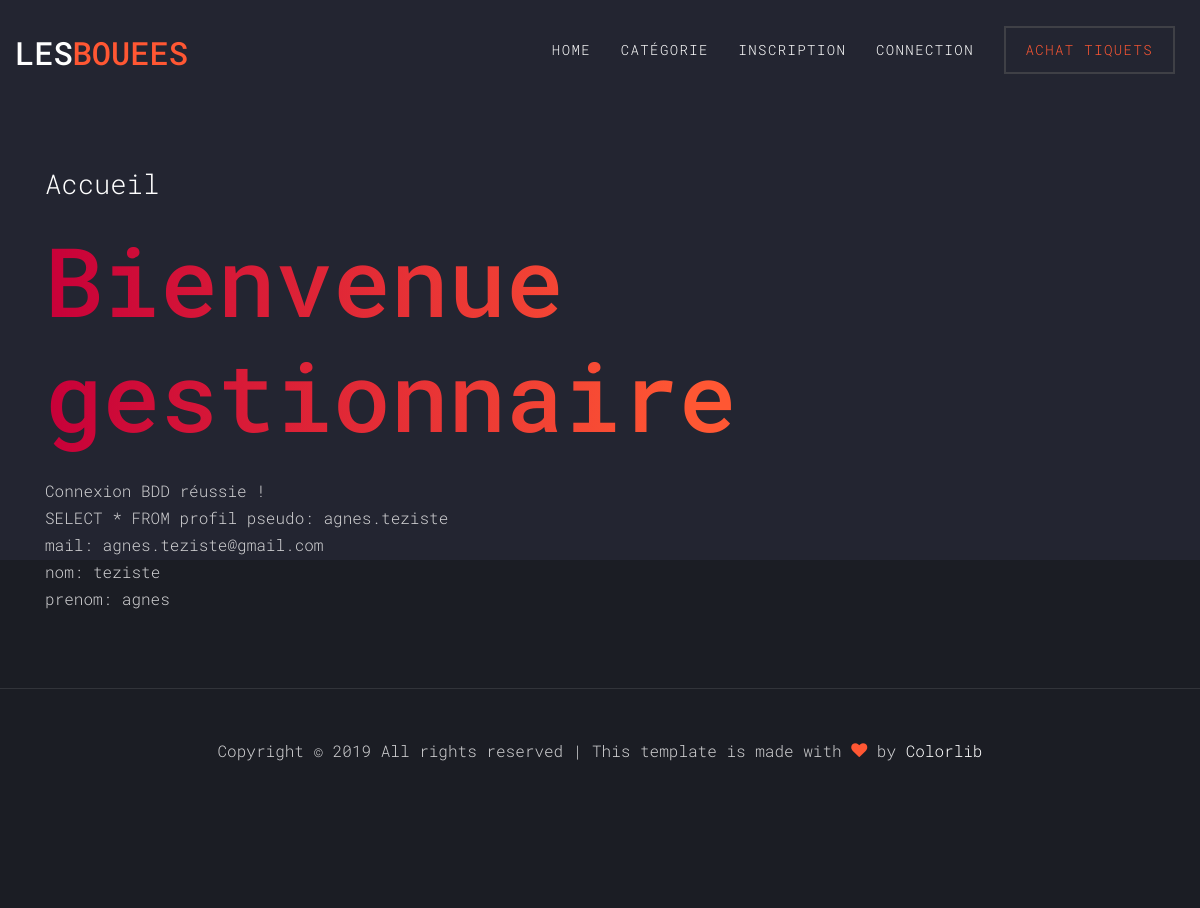
Page /module/v1/v1.2/v1.2/php/gestionaire_accueil.php (signed in) on the committed database.
### tables this page shows
CREATE TABLE `profil` (
  `CMPT_PSEUDO` varchar(60) NOT NULL,
  `PROF_NOM` varchar(60) DEFAULT NULL,
  `PROF_PRENOM` varchar(60) DEFAULT NULL,
  `PROF_MAIL` varchar(60) DEFAULT NULL,
  `PROF_VALIDITE` char(1) DEFAULT NULL,
  `PROF_STATUT` char(1) DEFAULT NULL,
  `PROF_DATE_CREATION` date DEFAULT NULL
);

### module/v1/v1.2/v1.2/php/gestionaire_accueil.php (the view, shortened to what this page needs)
<!DOCTYPE html>
<html lang="en">
  <head>
    <link rel="stylesheet" href="../fonts/icomoon/style.css">
    <link rel="stylesheet" href="../css/bootstrap.min.css">
    <link rel="stylesheet" href="../css/magnific-popup.css">
    <link rel="stylesheet" href="../css/jquery-ui.css">
    <link rel="stylesheet" href="../css/owl.carousel.min.css">
    <link rel="stylesheet" href="../css/owl.theme.default.min.css">
    <link rel="stylesheet" href="../css/bootstrap-datepicker.css">
    <link rel="stylesheet" href="../fonts/flaticon/font/flaticon.css">
    <link rel="stylesheet" href="../css/aos.css">
    <link rel="stylesheet" href="../css/style.css">
  </head>
  <body>
  <div class="site-wrap">
    <header class="site-navbar py-3" role="banner">
      <div class="container-fluid">
        <div class="row align-items-center">
          <div class="col-11 col-xl-2">
            <h1 class="mb-0"><a href="../index.php" class="text-white h2 mb-0">LES<span class="text-primary">BOUEES</span> </a></h1>
          </div>
          <div class="col-12 col-md-10 d-none d-xl-block">
            <nav class="site-navigation position-relative text-right" role="navigation">
              <ul class="site-menu js-clone-nav mx-auto d-none d-lg-block">
                  <li><a href="../index.php">Home</a></li>
                  <li><a href="affichageCategorie.php?indice=0">Catégorie</a></li>
                  <li><a href="inscription.php">Inscription</a></li>
                  <li><a href="session.php">Connection</a></li>
                  <li class="cta"><a href="../buy-tickets.html">achat tiquets</a></li>
                </ul>
            </nav>
          </div>
          </div>
        </div>
      </div>
    <div class="site-section site-hero inner">
      <div class="container">
        <div class="row align-items-center">
          <div class="col-md-10">
            <span class="d-block mb-3 caption" data-aos="fade-up">Accueil</span>
            <h1 class="d-block mb-4" data-aos="fade-up" data-aos-delay="100">Bienvenue gestionnaire</h1>
            <?php
                    $mysqli = new mysqli('localhost','zle_beuch','w3hsyumy','zfl2-zle_beuch');
                    echo ("Connexion BDD réussie !</br>");
                  $sql = "SELECT * FROM profil ";
                  echo($sql);
                  $resultat = $mysqli->query($sql);
                  $query = $resultat->fetch_assoc();
                  echo "pseudo: ".$query['CMPT_PSEUDO']."<br>".
                        "mail: ".$query['PROF_MAIL']."<br>".
                        "nom: ".$query['PROF_NOM']."<br>".
                        "prenom: ".$query['PROF_PRENOM']."<br>";
  ?>
          </div>
        </div>
      </div>
    </div>
    <footer class="site-footer">
        <div class="row">
            <div class="col-md-12 text-center">
              <div class="border-top pt-5">
              <p>
              Copyright &copy; <script>document.write(new Date().getFullYear());</script> All rights reserved | This template is made with <i class="icon-heart text-primary" aria-hidden="true"></i> by <a href="https://colorlib.com" target="_blank" >Colorlib</a>
              </p>
            </div>
          </div>
        </div>
    </footer>
  </body>
</html>

### template/css/style.css (style rules this page uses)
body { line-height: 1.7; color: #cfcfd1; font-weight: 300; font-size: 1rem; background: #232531; font-family: "Roboto Mono", -apple-system, BlinkMacSystemFont, "Segoe UI", Roboto, "Helvetica Neue", Arial, sans-serif, "Apple Color Emoji", "Segoe UI Emoji", "Segoe UI Symbol", "Noto Color Emoji"; }
a { -webkit-transition: .3s all ease; -o-transition: .3s all ease; transition: .3s all ease; }
h1, h2, h3, h4, h5, .h1, .h2, .h3, .h4, .h5 { font-family: "Roboto Mono", -apple-system, BlinkMacSystemFont, "Segoe UI", Roboto, "Helvetica Neue", Arial, sans-serif, "Apple Color Emoji", "Segoe UI Emoji", "Segoe UI Symbol", "Noto Color Emoji"; }
.site-wrap:before { -webkit-transition: .3s all ease-in-out; -o-transition: .3s all ease-in-out; transition: .3s all ease-in-out; background: rgba(0, 0, 0, 0.6); content: ""; position: absolute; z-index: 2000; top: 0; left: 0; right: 0; bottom: 0; opacity: 0; visibility: hidden; }
.site-section { padding: 2.5em 0; }
@media (min-width: 768px) { .site-section { padding: 10em 0; } }
.border-top { border-top: 1px solid #edf0f5 !important; }
.site-footer { padding: 4em 0; background: #1b1d24; }
@media (min-width: 768px) { .site-footer { padding: 8em 0; } }
.site-footer .border-top { border-top: 1px solid rgba(255, 255, 255, 0.1) !important; }
.site-footer a { color: #fff; }
.site-navbar { margin-bottom: 0px; z-index: 1999; position: absolute; width: 100%; }
.site-navbar .site-navigation .site-menu { margin-bottom: 0; }
.site-navbar .site-navigation .site-menu a { text-decoration: none !important; display: inline-block; text-transform: uppercase; letter-spacing: .1em; font-size: 14px; }
.site-navbar .site-navigation .site-menu > li { display: inline-block; padding: 10px 10px; }
.site-navbar .site-navigation .site-menu > li > a { padding: 10px 0px; color: #fff; text-decoration: none !important; position: relative; }
.site-navbar .site-navigation .site-menu > li > a:after { content: ""; background: -webkit-gradient(linear, left top, right top, from(#c70039), color-stop(70%, #ff5733)); background: -webkit-linear-gradient(left, #c70039, #ff5733 70%); background: -o-linear-gradient(left, #c70039, #ff5733 70%); background: linear-gradient(to right, #c70039, #ff5733 70%); width: 0; height: 2px; position: absolute; left: 0; bottom: 0; -webkit-transition: .3s all ease-in-out; -o-transition: .3s all ease-in-out; transition: .3s all ease-in-out; }
.site-navbar .site-navigation .site-menu > li.cta > a { border: 2px solid #3f4046; padding-left: 20px; padding-right: 20px; color: #ff5733; }
.site-mobile-menu .site-nav-wrap { padding: 0; margin: 0; list-style: none; position: relative; }
.site-mobile-menu .site-nav-wrap a { padding: 10px 20px; display: block; position: relative; color: #212529; }
.site-mobile-menu .site-nav-wrap li { position: relative; display: block; }
.site-mobile-menu .site-nav-wrap > li { display: block; position: relative; float: left; width: 100%; }
.site-mobile-menu .site-nav-wrap > li > a { padding-left: 20px; font-size: 20px; }
.container-fluid { max-width: 1400px; }
.site-hero { margin-bottom: 10rem; }
.site-hero, .site-hero .row { min-height: 700px; height: calc(100vh - 95px); }
.site-hero.inner, .site-hero.inner .row { min-height: 400px; height: calc(50vh - 95px); }
.site-hero h1 { font-size: 2rem; background: -webkit-gradient(linear, left top, right top, from(#c70039), color-stop(70%, #ff5733)); background: -webkit-linear-gradient(left, #c70039, #ff5733 70%); background: -o-linear-gradient(left, #c70039, #ff5733 70%); background: linear-gradient(to right, #c70039, #ff5733 70%); -webkit-background-clip: text; -webkit-text-fill-color: transparent; }
@media (min-width: 992px) { .site-hero h1 { font-size: 6rem; } }
.site-hero .caption { color: #fff; }
@media (min-width: 768px) { .site-hero .caption { font-size: 1.7rem; } }

### rows in the picture
profil: CMPT_PSEUDO "agnes.teziste", PROF_MAIL "agnes.teziste@gmail.com", PROF_NOM "teziste", PROF_PRENOM "agnes"

### other values in the picture
$sql "SELECT * FROM profil"
